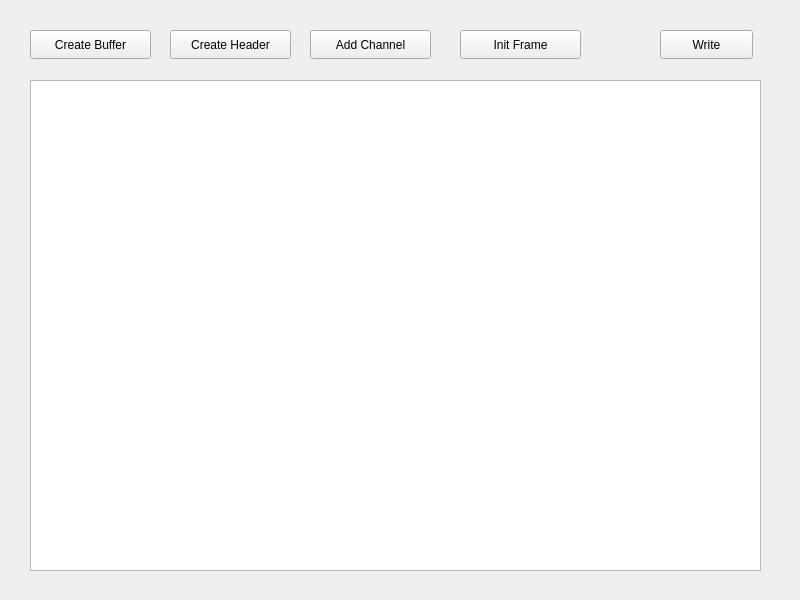
<?xml version="1.0" encoding="UTF-8"?>
<ui version="4.0">
 <class>Widget</class>
 <widget class="QWidget" name="Widget">
  <property name="geometry">
   <rect>
    <x>0</x>
    <y>0</y>
    <width>800</width>
    <height>600</height>
   </rect>
  </property>
  <property name="windowTitle">
   <string>Widget</string>
  </property>
  <widget class="QPushButton" name="create_buffer">
   <property name="geometry">
    <rect>
     <x>30</x>
     <y>30</y>
     <width>121</width>
     <height>29</height>
    </rect>
   </property>
   <property name="text">
    <string>Create Buffer</string>
   </property>
  </widget>
  <widget class="QPushButton" name="create_header">
   <property name="geometry">
    <rect>
     <x>170</x>
     <y>30</y>
     <width>121</width>
     <height>29</height>
    </rect>
   </property>
   <property name="text">
    <string>Create Header</string>
   </property>
  </widget>
  <widget class="QPushButton" name="add_channel">
   <property name="geometry">
    <rect>
     <x>310</x>
     <y>30</y>
     <width>121</width>
     <height>29</height>
    </rect>
   </property>
   <property name="text">
    <string>Add Channel</string>
   </property>
  </widget>
  <widget class="QPushButton" name="gi_write">
   <property name="geometry">
    <rect>
     <x>660</x>
     <y>30</y>
     <width>93</width>
     <height>29</height>
    </rect>
   </property>
   <property name="text">
    <string>Write</string>
   </property>
  </widget>
  <widget class="QTextEdit" name="textEdit">
   <property name="geometry">
    <rect>
     <x>30</x>
     <y>80</y>
     <width>731</width>
     <height>491</height>
    </rect>
   </property>
   <property name="readOnly">
    <bool>true</bool>
   </property>
  </widget>
  <widget class="QPushButton" name="init_frame">
   <property name="geometry">
    <rect>
     <x>460</x>
     <y>30</y>
     <width>121</width>
     <height>29</height>
    </rect>
   </property>
   <property name="text">
    <string>Init Frame</string>
   </property>
  </widget>
 </widget>
 <resources/>
 <connections/>
</ui>
